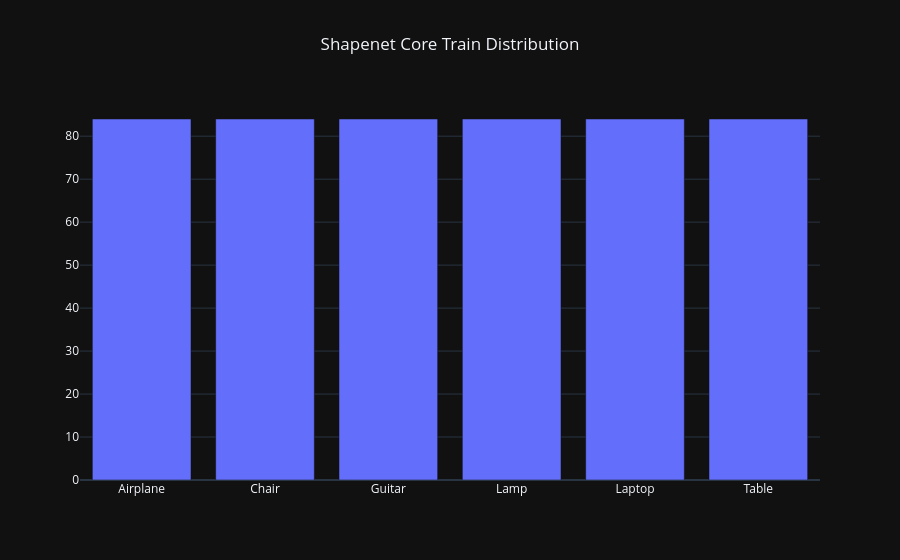

Notebook code for this chart:
### Markdown cell above
## Shapenet Core Dataset exploration

- Object Classification and part Segmentation Dataset from Point Cloud data
- [Shapenet core](https://shapenet.org/) is a subset of the full ShapeNet dataset 
- It contains single clean 3D models, manually verified category and alignment annotations. 
- 16 classes from 12 categories

### Code cell
train_split_data = json.load(open('../PointNet/shapenet-core-seg-less/Shapenetcore_benchmark/train_split.json', 'r'))
train_class_count = np.array([x[0] for x in train_split_data])

# plot classwise count in train set
train_dist_plots = [go.Bar(x=list(class_name_id_map.keys()), y= np.bincount(train_class_count))]
layout = dict(template="plotly_dark", title="Shapenet Core Train Distribution", title_x=0.5)
fig = go.Figure(data=train_dist_plots, layout=layout)   
fig.show()

### Figure 1 — Plotly figure (JSON) as saved in the notebook; plotly's stock layout.template omitted (floating-point values rounded to 4 significant figures)
{"data": [{"type": "bar", "x": ["Airplane", "Chair", "Guitar", "Lamp", "Laptop", "Table"], "y": [84, 84, 84, 84, 84, 84]}], "layout": {"title": {"text": "Shapenet Core Train Distribution", "x": 0.5}}}
